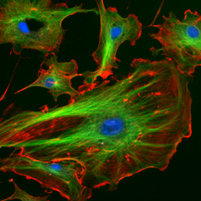
#> input picture PIE/FluorescentCells_201.jpg, 201 x 201 px
$ jupyter execute --allow-errors PIE_ptycho.ipynb
#> lines starting #> are read from the running program, lines starting #| are printed output that depends on the picture
# Tutorial Ptychographic imaging

### Tutor: Julio C. da Silva (Néel Institute CNRS, Grenoble, France) /  email: julio-cesar.da-silva@neel.cnrs.fr
#### Personal webpage: https://sites.google.com/view/jcesardasilva

##### Disclaimer: This notebook is intended from educational reasons only and should not be use for professional data analysis. For the latter, there are other more efficient and complete codes available.

This code run in **Python3** and requires certain python packages, which are: **Numpy, IPython, Matplotlib, Scikit-Image**

If you do not have those packages, I suggest their installation via pip install:

    pip3 install numpy, ipython, matplotlib, scikit-image

# Ptychographic phase retrieval
This code is deeply inspired by the MATLAB code available in the Appendix A of the Diploma thesis by Dr. Martin Dierolf, which is available here: https://www.psi.ch/sls/csaxs/PublicationsEN/thesis_dierolf.pdf

[cell 1]
#%matplotlib inline
# standard python package
import time

# third party packages
from IPython import display
import matplotlib.pyplot as plt
import numpy as np
from scipy.fft import fft2, ifft2, fftshift, ifftshift
from skimage import color
from skimage.io import imread
from skimage.transform import resize
#import warnings
#warnings.filterwarnings("ignore")

## Experimental Settings
This part set the value of the aperture, the amount of overlap and the scanning step

[cell 2]
d=8.5e-6#12e-6 # diameter of aperture
overlap = 0.5# amount of overlapping
apshift = d*(1-overlap) # distance between the aperture positions
energy = 12.4 # in keV
wavelen = (12.4e-10/energy) # in m
z = 10 # distance of propagation in m

## Loading image data

We will use a fluorescence image of a cell obtained from http://rsb.info.nih.gov/ij/images/FluorescentCells.jpg.
If you have internet connection, you can download the data from the website (method 1 below), otherwise, you can use the local file named "**FluorescentCells_201.jpg**" (method 2 below).

[cell 3]
## method 1: load image from file
image = plt.imread('FluorescentCells_201.jpg')
#> image is the input picture: shape (201, 201, 3); mean R, G, B 45.7, 50, 7.5
## method 2: if you have access to internet, you can access it directly from URL
#image = imread("http://rsb.info.nih.gov/ij/images/FluorescentCells.jpg")
#image = resize(image,(201,201)) #Image resized to 201x201 pixel

# convert to HSV color scheme
image_hsv = color.rgb2hsv(image)
#> image_hsv: shape (201, 201, 3) float64; mean of channels 0, 1, 2 0.223, 0.943, 0.26

# creating amplitude and phase
datamp = np.squeeze(image_hsv[:,:,2])
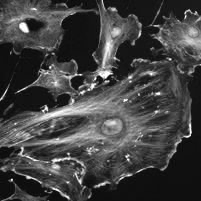
#> datamp: shape (201, 201) float64; min 0.0196, max 1, mean 0.26
datphase = 2*np.pi*np.squeeze(image_hsv[:,:,0])-np.pi
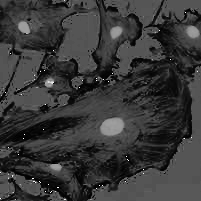
#> datphase: shape (201, 201) float64; min -3.14, max 3.14, mean -1.74; drawn with min black and max white
#dat = np.flipud(datamp*np.exp(1j*datphase))
dat = np.flipud(datamp*np.exp(1j*datphase))

## Defining pixel size, length and source coordinates arrays

[cell 4]
# let us suppose we want a pixel size of 100 nm
dx = 95e-9 # pixel size in meter
M = image.shape[0] # number of pixels (supposing image is square)
#> M = 201
L = M*dx # width of the object
#> L = 1.91e-05
x = np.arange(-L/2,L/2,dx) # source coordinates  #L/201) #np.arange(0,201)
#> x = 201 values from -9.55e-06 to 9.45e-06
if x.shape[0]== M+1: x = x[:-1] # small correction for floating number rounding
y = x # equal in both directions
#> y = 201 values from -9.55e-06 to 9.45e-06
det_pixel = wavelen*z/L # detector pixel size for this simulation
#> det_pixel = 5.24e-05

# Diplay original data in HSV representation

[cell 5]
plt.close('all')
#> (the rest of this cell did not finish here and is left out)

## Sampling requirements
Let us now check if the the **sampling requirements** have been respected:

[cell 6]
print('Sampling pitch should be smaller than {:0.02f} microns'.format(1e6*wavelen*z/(2*d))) # how small the detector pixel should be
print('The detector pixel size is {:0.02f} microns'.format(1e6*det_pixel))
#| The detector pixel size is 52.37 microns

# sampling the joint real-reciprocal phase space of ptychography
alpha = apshift/d # filling of the real space
beta = (det_pixel*d)/(wavelen*z) # filling of the reciprocal space
sampling_ratio = 1/(alpha*beta) # filling of the phase space (joint real-reciprocal space) without gap
print('Alpha = {:0.04f}. It must be smaller than 1.'.format(alpha))
print('Beta = {:0.04f}. It must be smaller than 1.'.format(beta))
#| Beta = 0.4451. It must be smaller than 1.
print('The sampling ratio is {:0.04f}. It must be larger than 2 in general.'.format(sampling_ratio))
#| The sampling ratio is 4.4929. It must be larger than 2 in general.

Also note that **Beta = 0.5** corresponds to the CDI oversampling rule of having at least two pixels per speckle. Althought it should not work for CDI, a Beta larger than 0.5 (and smaller thant 1) can work for ptychography, given that the **sampling ratio** is still larger than 2.

# Defining the 9 positions for PIE simulations

[cell 7]
xp,yp = np.zeros((2,9))
xp[0] = -(apshift)
xp[1] = +(apshift)
xp[2] = 0
xp[3] = 0
xp[4] = -(apshift)
xp[5] = -(apshift)
xp[6] = +(apshift)
xp[7] = +(apshift)
xp[8] = 0
yp[0] = 0
yp[1] = 0
yp[2] = +(apshift)
yp[3] = -(apshift)
yp[4] = -(apshift)
yp[5] = +(apshift)
yp[6] = +(apshift)
yp[7] = -(apshift)
yp[8] = 0

# Creating an illumination function as unpropagated waves from a pinhole

[cell 8]
def illumination(X,Y,xp,yp):
    """
    Function to create a round aperture
    """
    rad = np.sqrt((X-xp)**2+(Y-yp)**2)
    p = np.zeros_like(rad)
    p[np.where(rad<d/2.0)]=1.0
    p[np.where(rad==d/2.0)]=0.5
    return p

X,Y = np.meshgrid(x,y)
probe0 = illumination(X,Y,0,0) # probe at the center to initialize array
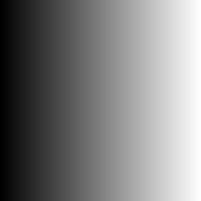
#> X: shape (201, 201) float64; min -9.55e-06, max 9.45e-06, mean -4.75e-08; drawn with min black and max white
probe = np.zeros((xp.shape[0],probe0.shape[0],probe0.shape[1])).astype(complex)

# creating the probes at the scan positions
for ii in range(xp.shape[0]):
    probe[ii] = illumination(X,Y,xp[ii],yp[ii]).astype(complex)

# Display the probe at the center
#> (the rest of this cell did not finish here and is left out)

# Simulating diffraction patterns

[cell 9]
## settings of the Fourier space
fx = np.arange(-1/(2*dx),1/(2*dx),1/L) # Fourier space frequencies (1/L=det_pixel/(wavelen*z))
fy = fx # supposing square diffraction patterns

# initializing variables
img0 = ifftshift(fft2(fftshift(probe[0]*dat))) # first image to obtain size
dp_exp = np.zeros((xp.shape[0],img0.shape[0],img0.shape[1])) # diffration pattern array

# preparing figure canvas
eps=0.1 # small quantity to prevent 0 in the logarithm
#> (the rest of this cell did not finish here and is left out)

We can see that the Nyquist frequency is $f_{Nyquist}= \frac{1}{2 \Delta x}$, and thus the pixel size of the reconstructed image $\Delta x$ in the real scape will be $\Delta x = \frac{1}{2 f_{Nyquist}}$. This is also equivalent to $\Delta x = \frac{\lambda z}{M \Delta p_{det}}$, where $\lambda$ is the wavelength, z is the propagation distance, and $\Delta p_{det}$ is the physical detector pixel size.

[cell 10]
fNyquist = 1/(2*dx) # Nyquist Frequency
print(r"The Nyquist frequency is {:0.01f} inverse microns".format(fNyquist*1e-6))
# calculate the pixel size of the reconstructed image
dxrecons1 = 1/(2*fNyquist) # method 1
dxrecons2 = wavelen*z/(M*det_pixel) # method 2
print("The pixel size of the reconstruction is (as expected):")
print('dxrecons1 = {:0.01e} and dxrecons2 = {:0.01e}'.format(dxrecons1,dxrecons2))
#| dxrecons1 = 9.5e-08 and dxrecons2 = 9.5e-08
print('which is the pixel size we have chosen at the beggining for this simulation')
